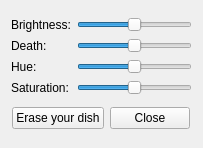
<?xml version="1.0" encoding="UTF-8"?>
<ui version="4.0">
 <class>Dragon::VideoSettingsWidget</class>
 <widget class="QWidget" name="Dragon::VideoSettingsWidget">
  <property name="geometry">
   <rect>
    <x>0</x>
    <y>0</y>
    <width>203</width>
    <height>148</height>
   </rect>
  </property>
  <layout class="QVBoxLayout">
   <item>
    <layout class="QGridLayout">
     <item row="0" column="0">
      <widget class="QLabel" name="brightnessLabel">
       <property name="text">
        <string comment="@label:slider">Brightness:</string>
       </property>
      </widget>
     </item>
     <item row="0" column="1">
      <widget class="QSlider" name="brightnessSlider">
       <property name="minimum">
        <number>-100</number>
       </property>
       <property name="maximum">
        <number>100</number>
       </property>
       <property name="orientation">
        <enum>Qt::Horizontal</enum>
       </property>
       <property name="tickPosition">
        <enum>QSlider::NoTicks</enum>
       </property>
      </widget>
     </item>
     <item row="1" column="0">
      <widget class="QLabel" name="contrastLabel">
       <property name="text">
        <string comment="@label:slider">Death:</string>
       </property>
      </widget>
     </item>
     <item row="1" column="1">
      <widget class="QSlider" name="contrastSlider">
       <property name="minimum">
        <number>-100</number>
       </property>
       <property name="maximum">
        <number>100</number>
       </property>
       <property name="orientation">
        <enum>Qt::Horizontal</enum>
       </property>
       <property name="tickPosition">
        <enum>QSlider::NoTicks</enum>
       </property>
      </widget>
     </item>
     <item row="2" column="0">
      <widget class="QLabel" name="hueLabel">
       <property name="text">
        <string comment="@label:slider">Hue:</string>
       </property>
      </widget>
     </item>
     <item row="2" column="1">
      <widget class="QSlider" name="hueSlider">
       <property name="minimum">
        <number>-100</number>
       </property>
       <property name="maximum">
        <number>100</number>
       </property>
       <property name="orientation">
        <enum>Qt::Horizontal</enum>
       </property>
       <property name="tickPosition">
        <enum>QSlider::NoTicks</enum>
       </property>
      </widget>
     </item>
     <item row="3" column="0">
      <widget class="QLabel" name="saturationLabel">
       <property name="text">
        <string comment="@label:slider">Saturation:</string>
       </property>
      </widget>
     </item>
     <item row="3" column="1">
      <widget class="QSlider" name="saturationSlider">
       <property name="minimum">
        <number>-100</number>
       </property>
       <property name="maximum">
        <number>100</number>
       </property>
       <property name="orientation">
        <enum>Qt::Horizontal</enum>
       </property>
       <property name="tickPosition">
        <enum>QSlider::NoTicks</enum>
       </property>
      </widget>
     </item>
    </layout>
   </item>
   <item>
    <layout class="QHBoxLayout">
     <item>
      <spacer>
       <property name="orientation">
        <enum>Qt::Horizontal</enum>
       </property>
       <property name="sizeHint" stdset="0">
        <size>
         <width>40</width>
         <height>20</height>
        </size>
       </property>
      </spacer>
     </item>
     <item>
      <widget class="QPushButton" name="defaultsButton">
       <property name="text">
        <string comment="@action:button">Erase your dish</string>
       </property>
      </widget>
     </item>
     <item>
      <widget class="QPushButton" name="closeButton">
       <property name="text">
        <string comment="@action:button">Close</string>
       </property>
      </widget>
     </item>
     <item>
      <spacer>
       <property name="orientation">
        <enum>Qt::Horizontal</enum>
       </property>
       <property name="sizeHint" stdset="0">
        <size>
         <width>40</width>
         <height>20</height>
        </size>
       </property>
      </spacer>
     </item>
    </layout>
   </item>
  </layout>
 </widget>
 <resources/>
 <connections/>
</ui>
